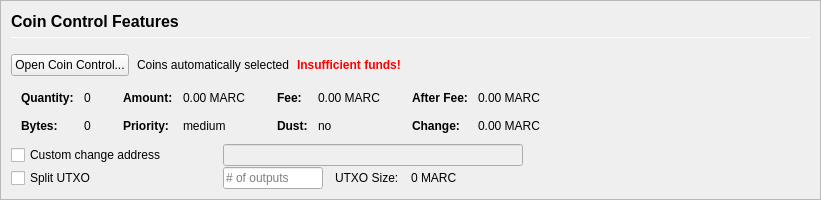
         <widget class="QFrame" name="frameCoinControl">
          <property name="sizePolicy">
           <sizepolicy hsizetype="Expanding" vsizetype="Expanding">
            <horstretch>0</horstretch>
            <verstretch>0</verstretch>
           </sizepolicy>
          </property>
          <property name="maximumSize">
           <size>
            <width>16777215</width>
            <height>16777215</height>
           </size>
          </property>
          <property name="frameShape">
           <enum>QFrame::StyledPanel</enum>
          </property>
          <property name="frameShadow">
           <enum>QFrame::Sunken</enum>
          </property>
          <layout class="QVBoxLayout" name="verticalLayoutCoinControl2">
           <property name="spacing">
            <number>0</number>
           </property>
           <property name="leftMargin">
            <number>0</number>
           </property>
           <property name="topMargin">
            <number>0</number>
           </property>
           <property name="rightMargin">
            <number>0</number>
           </property>
           <property name="bottomMargin">
            <number>0</number>
           </property>
           <item>
            <widget class="QFrame" name="frameCoinControl_BG">
             <layout class="QVBoxLayout" name="verticalLayoutCoinControl" stretch="0,0,0,0,0,0">
              <property name="spacing">
               <number>1</number>
              </property>
              <property name="leftMargin">
               <number>10</number>
              </property>
              <property name="topMargin">
               <number>10</number>
              </property>
              <item>
               <layout class="QHBoxLayout" name="horizontalLayoutCoinControl1">
                <property name="bottomMargin">
                 <number>15</number>
                </property>
                <item>
                 <layout class="QVBoxLayout" name="verticalLayout_3">
                  <property name="spacing">
                   <number>6</number>
                  </property>
                  <item>
                   <widget class="QLabel" name="labelCoinControlFeatures">
                    <property name="sizePolicy">
                     <sizepolicy hsizetype="Preferred" vsizetype="Maximum">
                      <horstretch>0</horstretch>
                      <verstretch>0</verstretch>
                     </sizepolicy>
                    </property>
                    <property name="minimumSize">
                     <size>
                      <width>0</width>
                      <height>20</height>
                     </size>
                    </property>
                    <property name="font">
                     <font>
                      <pointsize>12</pointsize>
                      <weight>75</weight>
                      <bold>true</bold>
                     </font>
                    </property>
                    <property name="styleSheet">
                     <string notr="true">font-weight:bold;</string>
                    </property>
                    <property name="text">
                     <string>Coin Control Features</string>
                    </property>
                   </widget>
                  </item>
                  <item>
                   <widget class="Line" name="line">
                    <property name="minimumSize">
                     <size>
                      <width>0</width>
                      <height>1</height>
                     </size>
                    </property>
                    <property name="maximumSize">
                     <size>
                      <width>16777215</width>
                      <height>1</height>
                     </size>
                    </property>
                    <property name="orientation">
                     <enum>Qt::Horizontal</enum>
                    </property>
                   </widget>
                  </item>
                 </layout>
                </item>
               </layout>
              </item>
              <item>
               <layout class="QHBoxLayout" name="horizontalLayoutCoinControl2" stretch="0,0,0,0">
                <property name="spacing">
                 <number>8</number>
                </property>
                <property name="bottomMargin">
                 <number>10</number>
                </property>
                <item>
                 <widget class="QPushButton" name="pushButtonCoinControl">
                  <property name="styleSheet">
                   <string notr="true"/>
                  </property>
                  <property name="text">
                   <string>Open Coin Control...</string>
                  </property>
                  <property name="autoDefault">
                   <bool>false</bool>
                  </property>
                 </widget>
                </item>
                <item>
                 <widget class="QLabel" name="labelCoinControlAutomaticallySelected">
                  <property name="text">
                   <string>Coins automatically selected</string>
                  </property>
                  <property name="margin">
                   <number>5</number>
                  </property>
                 </widget>
                </item>
                <item>
                 <widget class="QLabel" name="labelCoinControlInsuffFunds">
                  <property name="font">
                   <font>
                    <weight>75</weight>
                    <bold>true</bold>
                   </font>
                  </property>
                  <property name="styleSheet">
                   <string notr="true">color:red;font-weight:bold;</string>
                  </property>
                  <property name="text">
                   <string>Insufficient funds!</string>
                  </property>
                  <property name="margin">
                   <number>5</number>
                  </property>
                 </widget>
                </item>
                <item>
                 <spacer name="horizontalSpacerCoinControl">
                  <property name="orientation">
                   <enum>Qt::Horizontal</enum>
                  </property>
                  <property name="sizeHint" stdset="0">
                   <size>
                    <width>40</width>
                    <height>1</height>
                   </size>
                  </property>
                 </spacer>
                </item>
               </layout>
              </item>
              <item>
               <widget class="QWidget" name="widgetCoinControl" native="true">
                <property name="sizePolicy">
                 <sizepolicy hsizetype="Preferred" vsizetype="Preferred">
                  <horstretch>0</horstretch>
                  <verstretch>0</verstretch>
                 </sizepolicy>
                </property>
                <property name="minimumSize">
                 <size>
                  <width>0</width>
                  <height>0</height>
                 </size>
                </property>
                <property name="styleSheet">
                 <string notr="true"/>
                </property>
                <layout class="QHBoxLayout" name="horizontalLayoutCoinControl5">
                 <property name="leftMargin">
                  <number>0</number>
                 </property>
                 <property name="topMargin">
                  <number>0</number>
                 </property>
                 <property name="rightMargin">
                  <number>0</number>
                 </property>
                 <property name="bottomMargin">
                  <number>0</number>
                 </property>
                 <item>
                  <layout class="QHBoxLayout" name="horizontalLayoutCoinControl3" stretch="0,0,0,1">
                   <property name="spacing">
                    <number>20</number>
                   </property>
                   <property name="topMargin">
                    <number>0</number>
                   </property>
                   <property name="bottomMargin">
                    <number>10</number>
                   </property>
                   <item>
                    <layout class="QFormLayout" name="formLayoutCoinControl1">
                     <property name="horizontalSpacing">
                      <number>10</number>
                     </property>
                     <property name="verticalSpacing">
                      <number>14</number>
                     </property>
                     <property name="leftMargin">
                      <number>10</number>
                     </property>
                     <property name="topMargin">
                      <number>4</number>
                     </property>
                     <property name="rightMargin">
                      <number>6</number>
                     </property>
                     <item row="0" column="0">
                      <widget class="QLabel" name="labelCoinControlQuantityText">
                       <property name="font">
                        <font>
                         <weight>75</weight>
                         <bold>true</bold>
                        </font>
                       </property>
                       <property name="text">
                        <string>Quantity:</string>
                       </property>
                       <property name="margin">
                        <number>0</number>
                       </property>
                      </widget>
                     </item>
                     <item row="0" column="1">
                      <widget class="QLabel" name="labelCoinControlQuantity">
                       <property name="cursor">
                        <cursorShape>IBeamCursor</cursorShape>
                       </property>
                       <property name="contextMenuPolicy">
                        <enum>Qt::ActionsContextMenu</enum>
                       </property>
                       <property name="text">
                        <string notr="true">0</string>
                       </property>
                       <property name="margin">
                        <number>0</number>
                       </property>
                       <property name="textInteractionFlags">
                        <set>Qt::LinksAccessibleByMouse|Qt::TextSelectableByKeyboard|Qt::TextSelectableByMouse</set>
                       </property>
                      </widget>
                     </item>
                     <item row="1" column="0">
                      <widget class="QLabel" name="labelCoinControlBytesText">
                       <property name="font">
                        <font>
                         <weight>75</weight>
                         <bold>true</bold>
                        </font>
                       </property>
                       <property name="text">
                        <string>Bytes:</string>
                       </property>
                      </widget>
                     </item>
                     <item row="1" column="1">
                      <widget class="QLabel" name="labelCoinControlBytes">
                       <property name="cursor">
                        <cursorShape>IBeamCursor</cursorShape>
                       </property>
                       <property name="contextMenuPolicy">
                        <enum>Qt::ActionsContextMenu</enum>
                       </property>
                       <property name="text">
                        <string notr="true">0</string>
                       </property>
                       <property name="textInteractionFlags">
                        <set>Qt::LinksAccessibleByMouse|Qt::TextSelectableByKeyboard|Qt::TextSelectableByMouse</set>
                       </property>
                      </widget>
                     </item>
                    </layout>
                   </item>
                   <item>
                    <layout class="QFormLayout" name="formLayoutCoinControl2">
                     <property name="horizontalSpacing">
                      <number>10</number>
                     </property>
                     <property name="verticalSpacing">
                      <number>14</number>
                     </property>
                     <property name="leftMargin">
                      <number>6</number>
                     </property>
                     <property name="topMargin">
                      <number>4</number>
                     </property>
                     <property name="rightMargin">
                      <number>6</number>
                     </property>
                     <item row="0" column="0">
                      <widget class="QLabel" name="labelCoinControlAmountText">
                       <property name="font">
                        <font>
                         <weight>75</weight>
                         <bold>true</bold>
                        </font>
                       </property>
                       <property name="text">
                        <string>Amount:</string>
                       </property>
                       <property name="margin">
                        <number>0</number>
                       </property>
                      </widget>
                     </item>
                     <item row="0" column="1">
                      <widget class="QLabel" name="labelCoinControlAmount">
                       <property name="cursor">
                        <cursorShape>IBeamCursor</cursorShape>
                       </property>
                       <property name="contextMenuPolicy">
                        <enum>Qt::ActionsContextMenu</enum>
                       </property>
                       <property name="text">
                        <string notr="true">0.00 MARC</string>
                       </property>
                       <property name="textInteractionFlags">
                        <set>Qt::LinksAccessibleByMouse|Qt::TextSelectableByKeyboard|Qt::TextSelectableByMouse</set>
                       </property>
                      </widget>
                     </item>
                     <item row="1" column="0">
                      <widget class="QLabel" name="labelCoinControlPriorityText">
                       <property name="font">
                        <font>
                         <weight>75</weight>
                         <bold>true</bold>
                        </font>
                       </property>
                       <property name="text">
                        <string>Priority:</string>
                       </property>
                      </widget>
                     </item>
                     <item row="1" column="1">
                      <widget class="QLabel" name="labelCoinControlPriority">
                       <property name="cursor">
                        <cursorShape>IBeamCursor</cursorShape>
                       </property>
                       <property name="contextMenuPolicy">
                        <enum>Qt::ActionsContextMenu</enum>
                       </property>
                       <property name="text">
                        <string>medium</string>
                       </property>
                       <property name="textInteractionFlags">
                        <set>Qt::LinksAccessibleByMouse|Qt::TextSelectableByKeyboard|Qt::TextSelectableByMouse</set>
                       </property>
                      </widget>
                     </item>
                    </layout>
                   </item>
                   <item>
                    <layout class="QFormLayout" name="formLayoutCoinControl3">
                     <property name="horizontalSpacing">
                      <number>10</number>
                     </property>
                     <property name="verticalSpacing">
                      <number>14</number>
                     </property>
                     <property name="leftMargin">
                      <number>6</number>
                     </property>
                     <property name="topMargin">
                      <number>4</number>
                     </property>
                     <property name="rightMargin">
                      <number>6</number>
                     </property>
                     <item row="0" column="0">
                      <widget class="QLabel" name="labelCoinControlFeeText">
                       <property name="font">
                        <font>
                         <weight>75</weight>
                         <bold>true</bold>
                        </font>
                       </property>
                       <property name="text">
                        <string>Fee:</string>
                       </property>
                       <property name="margin">
                        <number>0</number>
                       </property>
                      </widget>
                     </item>
                     <item row="0" column="1">
                      <widget class="QLabel" name="labelCoinControlFee">
                       <property name="cursor">
                        <cursorShape>IBeamCursor</cursorShape>
                       </property>
                       <property name="contextMenuPolicy">
                        <enum>Qt::ActionsContextMenu</enum>
                       </property>
                       <property name="text">
                        <string notr="true">0.00 MARC</string>
                       </property>
                       <property name="textInteractionFlags">
                        <set>Qt::LinksAccessibleByMouse|Qt::TextSelectableByKeyboard|Qt::TextSelectableByMouse</set>
                       </property>
                      </widget>
                     </item>
                     <item row="1" column="0">
                      <widget class="QLabel" name="labelCoinControlLowOutputText">
                       <property name="font">
                        <font>
                         <weight>75</weight>
                         <bold>true</bold>
                        </font>
                       </property>
                       <property name="text">
                        <string>Dust:</string>
                       </property>
                      </widget>
                     </item>
                     <item row="1" column="1">
                      <widget class="QLabel" name="labelCoinControlLowOutput">
                       <property name="cursor">
                        <cursorShape>IBeamCursor</cursorShape>
                       </property>
                       <property name="contextMenuPolicy">
                        <enum>Qt::ActionsContextMenu</enum>
                       </property>
                       <property name="text">
                        <string>no</string>
                       </property>
                       <property name="textInteractionFlags">
                        <set>Qt::LinksAccessibleByMouse|Qt::TextSelectableByKeyboard|Qt::TextSelectableByMouse</set>
                       </property>
                      </widget>
                     </item>
                    </layout>
                   </item>
                   <item>
                    <layout class="QFormLayout" name="formLayoutCoinControl4">
                     <property name="horizontalSpacing">
                      <number>10</number>
                     </property>
                     <property name="verticalSpacing">
                      <number>14</number>
                     </property>
                     <property name="leftMargin">
                      <number>6</number>
                     </property>
                     <property name="topMargin">
                      <number>4</number>
                     </property>
                     <property name="rightMargin">
                      <number>6</number>
                     </property>
                     <item row="0" column="0">
                      <widget class="QLabel" name="labelCoinControlAfterFeeText">
                       <property name="font">
                        <font>
                         <weight>75</weight>
                         <bold>true</bold>
                        </font>
                       </property>
                       <property name="text">
                        <string>After Fee:</string>
                       </property>
                       <property name="margin">
                        <number>0</number>
                       </property>
                      </widget>
                     </item>
                     <item row="0" column="1">
                      <widget class="QLabel" name="labelCoinControlAfterFee">
                       <property name="cursor">
                        <cursorShape>IBeamCursor</cursorShape>
                       </property>
                       <property name="contextMenuPolicy">
                        <enum>Qt::ActionsContextMenu</enum>
                       </property>
                       <property name="text">
                        <string notr="true">0.00 MARC</string>
                       </property>
                       <property name="textInteractionFlags">
                        <set>Qt::LinksAccessibleByMouse|Qt::TextSelectableByKeyboard|Qt::TextSelectableByMouse</set>
                       </property>
                      </widget>
                     </item>
                     <item row="1" column="0">
                      <widget class="QLabel" name="labelCoinControlChangeText">
                       <property name="font">
                        <font>
                         <weight>75</weight>
                         <bold>true</bold>
                        </font>
                       </property>
                       <property name="text">
                        <string>Change:</string>
                       </property>
                      </widget>
                     </item>
                     <item row="1" column="1">
                      <widget class="QLabel" name="labelCoinControlChange">
                       <property name="cursor">
                        <cursorShape>IBeamCursor</cursorShape>
                       </property>
                       <property name="contextMenuPolicy">
                        <enum>Qt::ActionsContextMenu</enum>
                       </property>
                       <property name="text">
                        <string notr="true">0.00 MARC</string>
                       </property>
                       <property name="textInteractionFlags">
                        <set>Qt::LinksAccessibleByMouse|Qt::TextSelectableByKeyboard|Qt::TextSelectableByMouse</set>
                       </property>
                      </widget>
                     </item>
                    </layout>
                   </item>
                  </layout>
                 </item>
                </layout>
               </widget>
              </item>
              <item>
               <layout class="QHBoxLayout" name="horizontalLayoutCoinControl4">
                <property name="spacing">
                 <number>12</number>
                </property>
                <property name="sizeConstraint">
                 <enum>QLayout::SetDefaultConstraint</enum>
                </property>
                <property name="topMargin">
                 <number>0</number>
                </property>
                <property name="rightMargin">
                 <number>0</number>
                </property>
                <item>
                 <widget class="QCheckBox" name="checkBoxCoinControlChange">
                  <property name="sizePolicy">
                   <sizepolicy hsizetype="Preferred" vsizetype="Preferred">
                    <horstretch>0</horstretch>
                    <verstretch>0</verstretch>
                   </sizepolicy>
                  </property>
                  <property name="minimumSize">
                   <size>
                    <width>200</width>
                    <height>0</height>
                   </size>
                  </property>
                  <property name="maximumSize">
                   <size>
                    <width>200</width>
                    <height>16777215</height>
                   </size>
                  </property>
                  <property name="toolTip">
                   <string>If this is activated, but the change address is empty or invalid, change will be sent to a newly generated address.</string>
                  </property>
                  <property name="text">
                   <string>Custom change address</string>
                  </property>
                 </widget>
                </item>
                <item>
                 <widget class="QValidatedLineEdit" name="lineEditCoinControlChange">
                  <property name="enabled">
                   <bool>false</bool>
                  </property>
                  <property name="sizePolicy">
                   <sizepolicy hsizetype="Preferred" vsizetype="Preferred">
                    <horstretch>0</horstretch>
                    <verstretch>0</verstretch>
                   </sizepolicy>
                  </property>
                  <property name="minimumSize">
                   <size>
                    <width>300</width>
                    <height>0</height>
                   </size>
                  </property>
                 </widget>
                </item>
                <item>
                 <widget class="QLabel" name="labelCoinControlChangeLabel">
                  <property name="sizePolicy">
                   <sizepolicy hsizetype="Preferred" vsizetype="Preferred">
                    <horstretch>0</horstretch>
                    <verstretch>0</verstretch>
                   </sizepolicy>
                  </property>
                  <property name="minimumSize">
                   <size>
                    <width>100</width>
                    <height>0</height>
                   </size>
                  </property>
                  <property name="text">
                   <string/>
                  </property>
                  <property name="margin">
                   <number>3</number>
                  </property>
                 </widget>
                </item>
               </layout>
              </item>
              <item>
               <layout class="QHBoxLayout" name="horizontalLayoutCoinControl6">
                <property name="spacing">
                 <number>12</number>
                </property>
                <property name="rightMargin">
                 <number>0</number>
                </property>
                <item>
                 <widget class="QCheckBox" name="splitBlockCheckBox">
                  <property name="sizePolicy">
                   <sizepolicy hsizetype="Preferred" vsizetype="Preferred">
                    <horstretch>0</horstretch>
                    <verstretch>0</verstretch>
                   </sizepolicy>
                  </property>
                  <property name="minimumSize">
                   <size>
                    <width>200</width>
                    <height>0</height>
                   </size>
                  </property>
                  <property name="maximumSize">
                   <size>
                    <width>200</width>
                    <height>16777215</height>
                   </size>
                  </property>
                  <property name="text">
                   <string>Split UTXO</string>
                  </property>
                 </widget>
                </item>
                <item>
                 <widget class="QLineEdit" name="splitBlockLineEdit">
                  <property name="sizePolicy">
                   <sizepolicy hsizetype="Preferred" vsizetype="Preferred">
                    <horstretch>50</horstretch>
                    <verstretch>0</verstretch>
                   </sizepolicy>
                  </property>
                  <property name="minimumSize">
                   <size>
                    <width>100</width>
                    <height>0</height>
                   </size>
                  </property>
                  <property name="maximumSize">
                   <size>
                    <width>100</width>
                    <height>16777215</height>
                   </size>
                  </property>
                  <property name="placeholderText">
                   <string># of outputs</string>
                  </property>
                 </widget>
                </item>
                <item>
                 <widget class="QLabel" name="labelBlockSizeText">
                  <property name="text">
                   <string>UTXO Size:</string>
                  </property>
                 </widget>
                </item>
                <item>
                 <widget class="QLabel" name="labelBlockSize">
                  <property name="text">
                   <string>0 MARC</string>
                  </property>
                 </widget>
                </item>
                <item>
                 <spacer name="horizontalSpacer_7">
                  <property name="orientation">
                   <enum>Qt::Horizontal</enum>
                  </property>
                  <property name="sizeHint" stdset="0">
                   <size>
                    <width>40</width>
                    <height>20</height>
                   </size>
                  </property>
                 </spacer>
                </item>
               </layout>
              </item>
              <item>
               <spacer name="verticalSpacerCoinControl">
                <property name="orientation">
                 <enum>Qt::Vertical</enum>
                </property>
                <property name="sizeHint" stdset="0">
                 <size>
                  <width>800</width>
                  <height>1</height>
                 </size>
                </property>
               </spacer>
              </item>
             </layout>
            </widget>
           </item>
          </layout>
         </widget>
